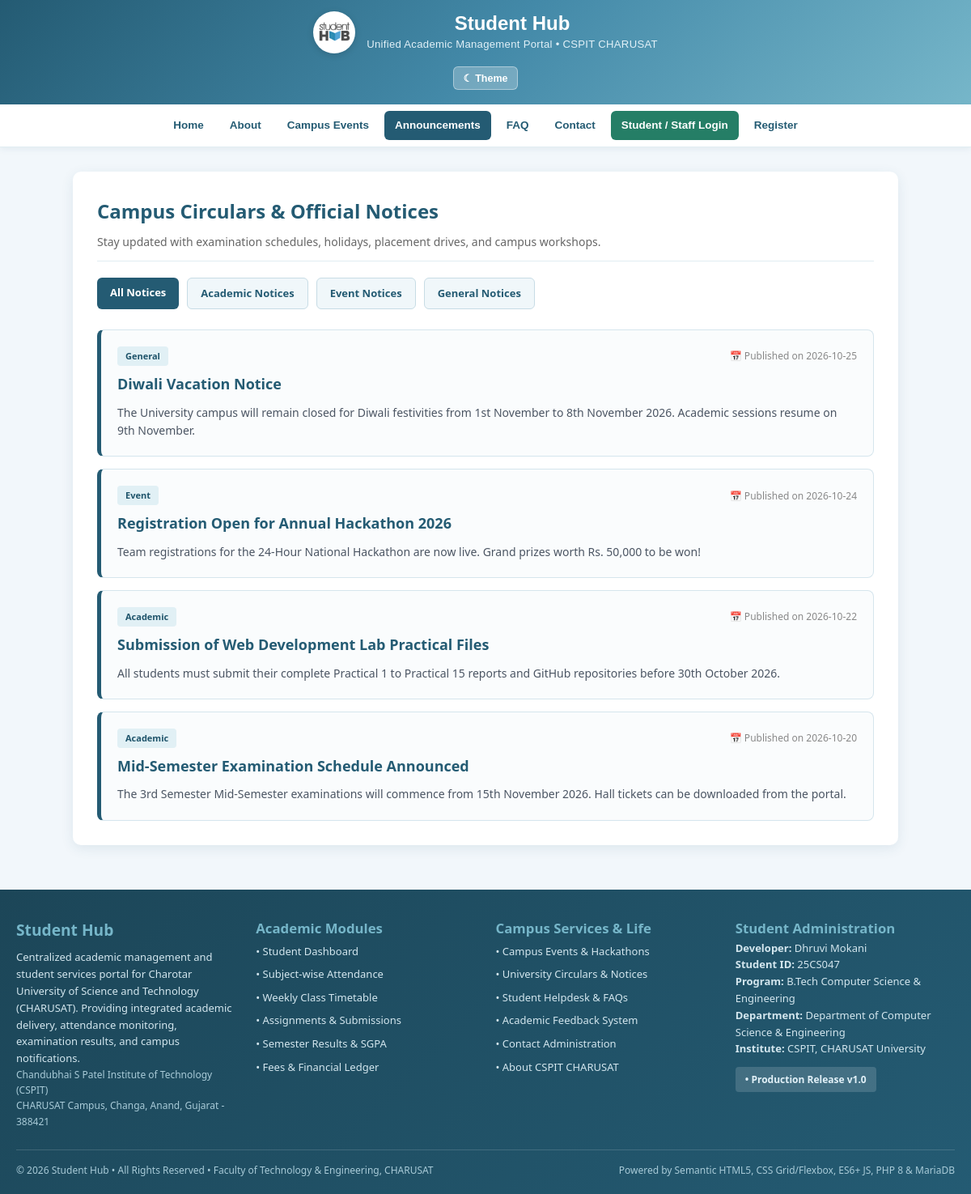
Screenshot of /announcement.php with the database file from the repository.
### tables this page shows
CREATE TABLE `announcements` (
  `id` INT AUTO_INCREMENT PRIMARY KEY,
  `title` VARCHAR(200) NOT NULL,
  `category` VARCHAR(50) DEFAULT 'General',
  `content` TEXT NOT NULL,
  `publish_date` DATE NOT NULL,
  `is_active` TINYINT(1) DEFAULT 1,
  `created_at` TIMESTAMP DEFAULT CURRENT_TIMESTAMP
);

### announcement.php (the view, shortened to what this page needs)
<?php
require_once __DIR__ . '/includes/auth_check.php';
$category = $_GET['cat'] ?? 'All';
$sql = "SELECT * FROM announcements WHERE is_active = 1";
$sql .= " ORDER BY publish_date DESC, id DESC";
$res = mysqli_query($conn, $sql);
$announcements = [];
if ($res) {
    while ($r = mysqli_fetch_assoc($res)) {
        $announcements[] = $r;
    }
}
$categories = ['All', 'Academic', 'Event', 'General'];
include __DIR__ . '/includes/header.php';
?>
<main style="max-width:1050px;margin:30px auto;padding:0 15px;flex:1;font-family:'Segoe UI',sans-serif;">
    <div style="background:white;padding:30px;border-radius:10px;box-shadow:0 4px 15px rgba(36,91,115,0.1);margin-bottom:25px;">
        <h2 style="color:#245B73;margin-top:0 0 5px;">Campus Circulars &amp; Official Notices</h2>
        <p style="color:#666;font-size:14px;border-bottom:1px solid #E1EDF2;padding-bottom:12px;margin-bottom:20px;">
            Stay updated with examination schedules, holidays, placement drives, and campus workshops.
        </p>
        <div style="display:flex;gap:10px;flex-wrap:wrap;margin-bottom:25px;">
            <?php foreach ($categories as $c): ?>
                <a href="announcement.php?cat=<?php echo urlencode($c); ?>"
                   style="padding:8px 16px;border-radius:6px;text-decoration:none;font-weight:bold;font-size:13px;<?php echo ($category === $c) ? 'background:#245B73;color:white;' : 'background:#F0F7FA;color:#245B73;border:1px solid #C7DCE5;'; ?>">
                    <?php echo $c; ?> Notices
                </a>
            <?php endforeach; ?>
        </div>
        <div style="display:flex;flex-direction:column;gap:15px;">
            <?php if (!empty($announcements)): ?>
                <?php foreach ($announcements as $an): ?>
                    <div style="border:1px solid #D5E5ED;border-left:5px solid #245B73;border-radius:8px;padding:20px;background:#FAFCFD;">
                        <div style="display:flex;justify-content:space-between;align-items:center;flex-wrap:wrap;margin-bottom:8px;">
                            <span style="background:#E1F0F5;color:#1F546B;padding:3px 10px;border-radius:4px;font-size:11px;font-weight:bold;">
                                <?php echo htmlspecialchars($an['category']); ?>
                            </span>
                            <span style="color:#888;font-size:12px;">
                                &#128197; Published on <?php echo htmlspecialchars($an['publish_date']); ?>
                            </span>
                        </div>
                        <h3 style="color:#245B73;margin:0 0 10px;font-size:18px;">
                            <?php echo htmlspecialchars($an['title']); ?>
                        </h3>
                        <p style="color:#4B5563;font-size:14px;line-height:1.6;margin:0;">
                            <?php echo nl2br(htmlspecialchars($an['content'])); ?>
                        </p>
                    </div>
                <?php endforeach; ?>
            <?php else: ?>
                <p style="color:#888;text-align:center;padding:30px;">No announcements found in this category.</p>
            <?php endif; ?>
        </div>
    </div>
</main>
<?php include __DIR__ . '/includes/footer.php'; ?>

### css/style.css (style rules this page uses)
* { margin:0; padding:0; box-sizing:border-box; }
html { scroll-behavior:smooth; }
body { font-family:Arial,Helvetica,sans-serif; background:#F2F7FB; color:#283747; line-height:1.6; min-height:100vh; display:flex; flex-direction:column; }
main { width:100%; max-width:1200px; margin:auto; padding:15px 10px; flex:1; }
h2,h3 { color:#245B73; margin-bottom:8px; }
@media (min-width:576px) { main { padding:20px 15px; } }
@media (min-width:992px) { main { padding:30px 20px; } }

### rows the page displays
announcements: category "General", publish_date "2026-10-25", title "Diwali Vacation Notice", content "The University campus will remain closed for Diwali festivities from 1st November to 8th November 2026. Academic sessions resume on 9th November."
announcements: category "Event", publish_date "2026-10-24", title "Registration Open for Annual Hackathon 2026", content "Team registrations for the 24-Hour National Hackathon are now live. Grand prizes worth Rs. 50,000 to be won!"
announcements: category "Academic", publish_date "2026-10-22", title "Submission of Web Development Lab Practical Files", content "All students must submit their complete Practical 1 to Practical 15 reports and GitHub repositories before 30th October 2026."
announcements: category "Academic", publish_date "2026-10-20", title "Mid-Semester Examination Schedule Announced", content "The 3rd Semester Mid-Semester examinations will commence from 15th November 2026. Hall tickets can be downloaded from the portal."

### other values shown
$c "All"
$c "Academic"
$c "Event"
$c "General"
